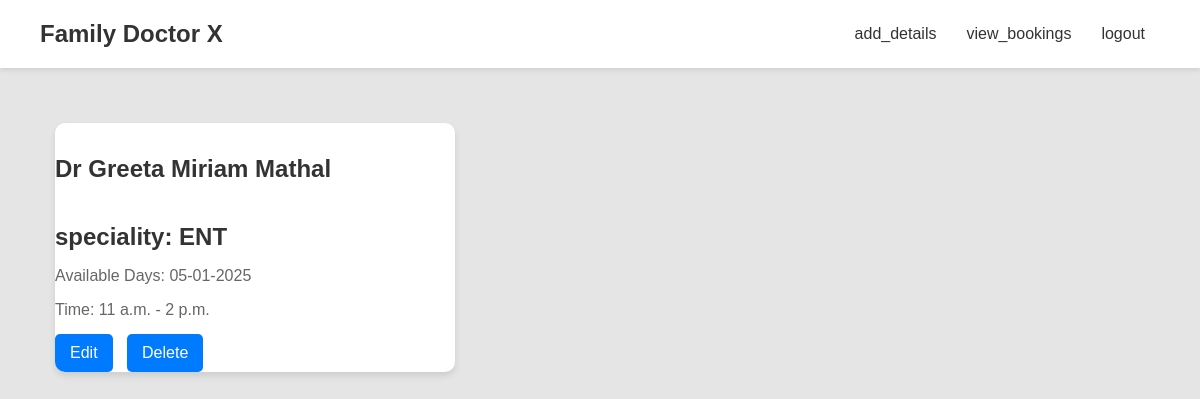
The page /admin_home (signed in) on the database as committed earlier.
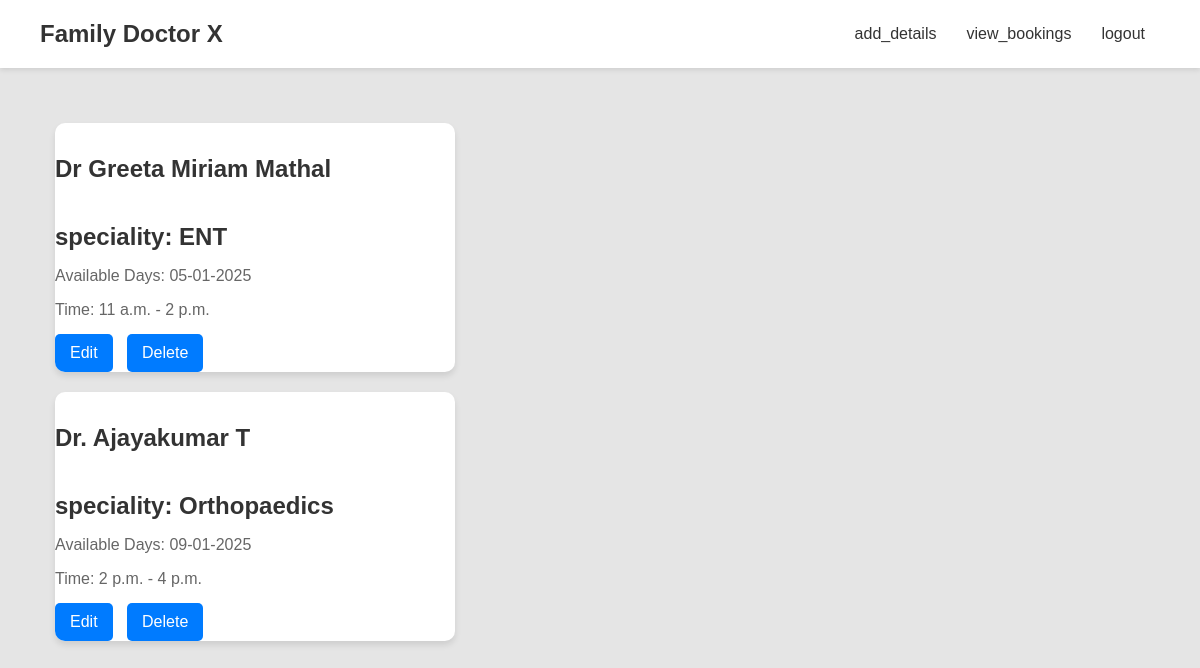
The same page on the database as committed later.
### app/models.py (models this page shows)
class Doctor(models.Model):
    pid=models.TextField()
    name = models.TextField()
    specialty = models.CharField(max_length=100)
    contact_number = models.CharField(max_length=15)
    available_days = models.CharField(max_length=100)
    available_time_start = models.TimeField()
    available_time_end = models.TimeField()

### app/views.py (the view)
# urls.py: path('admin_home',views.admin_home),
def admin_home(req):
    if 'admin' in req.session:
        data=Doctor.objects.all()
        return render(req,'admin/home.html',{'Doctor':data})
    else:
       return redirect(doctor_appointment_login)

### templates/admin/home.html (shortened to what this page needs)
<!DOCTYPE html>
<html lang="en">
<head>
  {% load static %}
</head>
<body>
    <header>
        <div class="logo">Family Doctor X</div>
        <nav>
            <ul>
                <li><a href="add_details">add_details</a></li>
                <li><a href="view_bookings">view_bookings</a></li>
                <li><a href="logout">logout</a></li>
            </ul>
        </nav>
    </header>
    <div class="container mt-3">
        <div class="row">
          {% for pro in Doctor %}
            <div class="card" style="width: 400px; margin-bottom: 20px;">
                <h4 class="card-title">{{pro.name }}</h4>
                <h5 class="card-title">speciality: {{pro.specialty }}</h5>
                <p class="card-text">Available Days: {{pro.available_days }}</p>
                <p class="card-text">Time: {{pro.available_time_start }} - {{pro.available_time_end }}</p>
                <a href="edit_details/{{pro.pk }}" class="btn btn-primary">Edit</a>
                <a href="delete_details/{{pro.pk }}" class="btn btn-primary">Delete</a>
              </div>
            </div>
          {% endfor %}
        </div>
</body>
</html>

### templates/admin/home.html (style rules this page uses)
body { margin: 0; padding: 0; font-family: Arial, sans-serif; background-color: #e5e5e5; color: #333; }
header { display: flex; justify-content: space-between; align-items: center; padding: 20px 40px; background-color: #fff; box-shadow: 0 2px 5px rgba(0, 0, 0, 0.1); }
header .logo { font-size: 1.5rem; font-weight: bold; color: #333; }
header nav ul { list-style: none; padding: 0; margin: 0; display: flex; }
header nav ul li { margin: 0 15px; }
header nav ul li a { text-decoration: none; color: #333; font-size: 1rem; transition: color 0.3s; }
.container { padding: 40px; }
.card { margin: 15px; box-shadow: 0 4px 6px rgba(0, 0, 0, 0.1); border-radius: 10px; overflow: hidden; background-color: #fff; }
.card-title { font-size: 1.5rem; margin-bottom: 10px; }
.card-text { font-size: 1rem; color: #666; margin-bottom: 15px; }
.btn-primary { display: inline-block; padding: 10px 15px; background-color: #007bff; color: #fff; text-decoration: none; border-radius: 5px; margin-right: 10px; transition: background-color 0.3s; }

Rows that differ between the two databases and show on the page:
added Doctor: name "Dr. Ajayakumar T", specialty "Orthopaedics", available_days "09-01-2025", available_time_start "2 p.m.", available_time_end "4 p.m."
